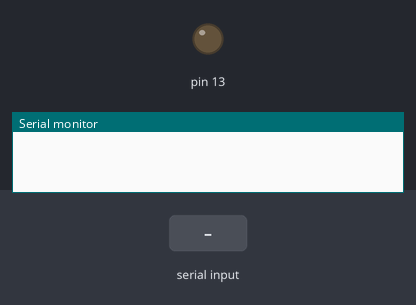
Recording of a sketch running on a simulated Arduino Uno, built with avr-gcc and run on an emulated ATmega328P. Shown: output pins drawn as LEDs (lit = HIGH), the last lines printed to the serial monitor. The test bench sets the inputs (shaded band).

Above: at 1.2 s.
1.3 s: "1\n" received over Serial
At 1.7 s:
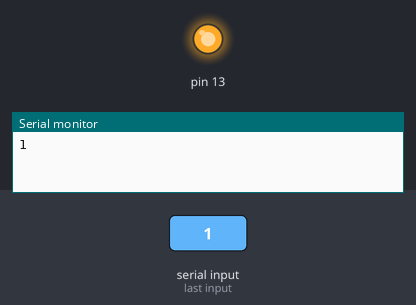
2.8 s: "0\n" received over Serial
At 4.0 s:
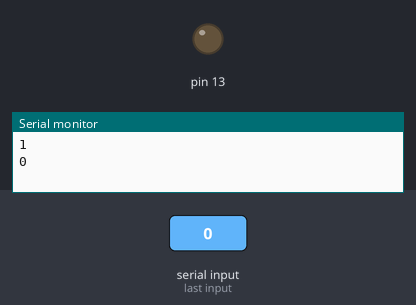
4.3 s: "2\n" received over Serial
At 5.2 s:
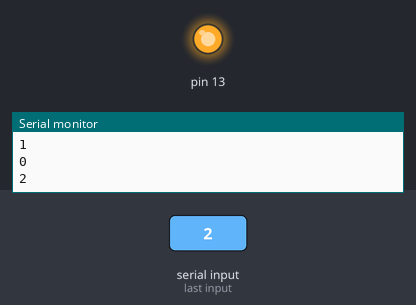
Timing chart, 0 to 7.3 s (numbered marks = the images above; inputs shaded):
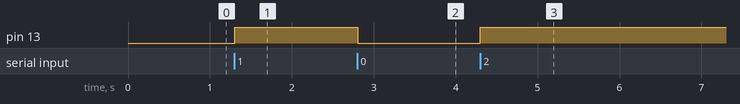

The sketch:

sketch_mar12a.ino
```cpp
bool estado=0;
void setup() {
  pinMode(13,OUTPUT);
  Serial.begin(9600);
}
void loop() {
  if (Serial.available()>0){
    if(estado==1){estado=0;}
    else{estado=1;}
    String entrada = Serial.readStringUntil('\n');
    Serial.println(entrada);
    digitalWrite(13,estado);
  }

}
```

Measured:
- after the input at 1.3 s, pin 13: LOW → HIGH at once
- after the input at 2.8 s, pin 13: HIGH → LOW at once
- after the input at 4.3 s, pin 13: LOW → HIGH at once
